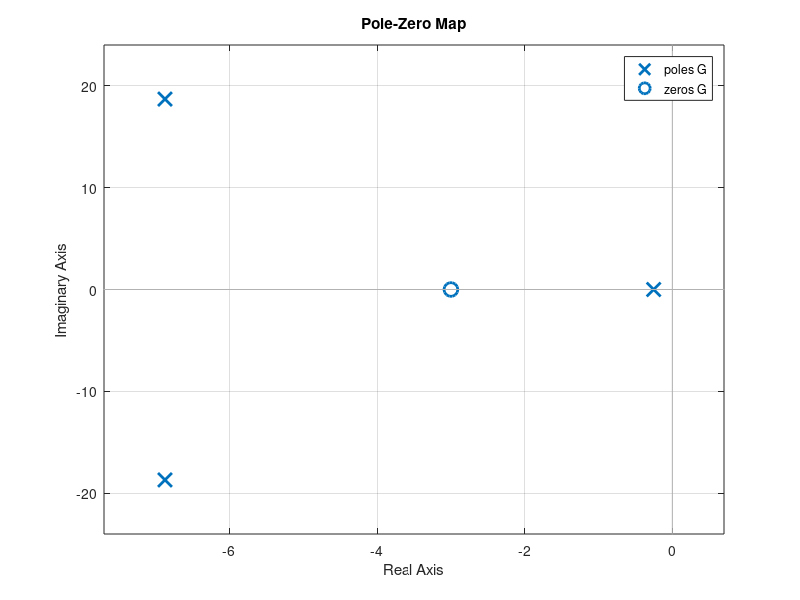
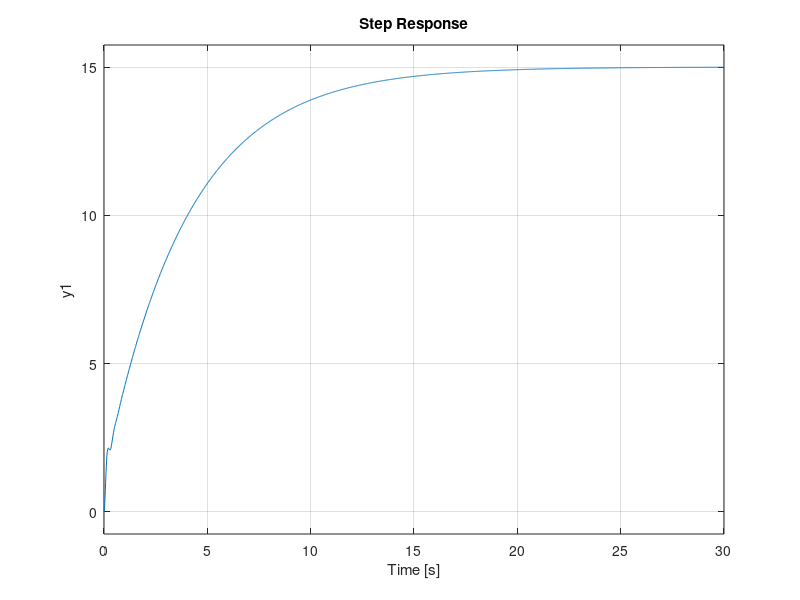

The MATLAB source for these figures, in order:
function Routh_Stability()

s = tf('s');

k = 5;
k0 = 100;
z = 3;
a = 10;
p = 14;

condition1 = p > 0;
condition2 = k*k0*z - a^2*p > 0;
condition3 = (p*(k*k0-a^2) - (k*k0*z - a^2*p)) / (p) > 0;

% condition1 = p > 0;
% condition2 = z < p;
% condition3 = (a^2 * p) / (k0 * z);

if ~condition1
    fprintf('Condition 1 failed\n')
end
if ~condition2
    fprintf('Condition 2 failed\n')
end
if ~condition3
    fprintf('Condition 3 failed\n')
end

G = (k*k0*(s+z)) / (s^3 + p*s^2 + (k*k0-a^2)*s + (k*k0*z-a^2*p));

figure()
pzmap(G)

figure()
step(G)
end